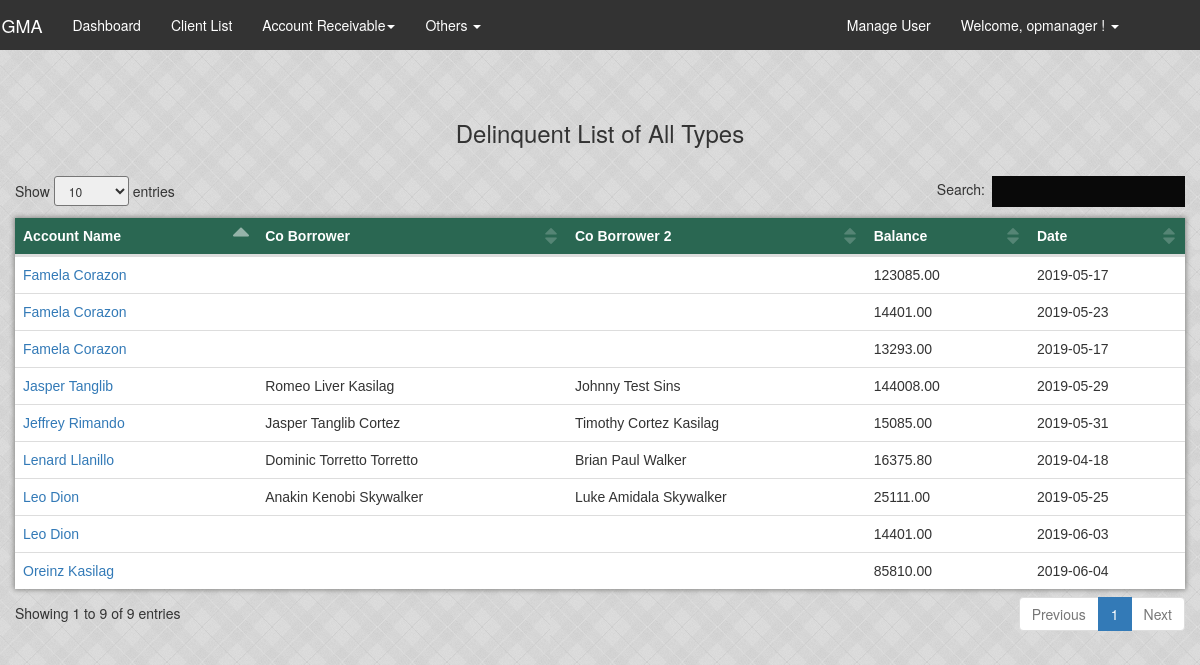
The page /html/ListOfDelinquents.php (signed in) on the database its author committed.
### tables this page shows
CREATE TABLE `loan` (
  `loan_id` int(11) NOT NULL AUTO_INCREMENT,
  `loan_balance` int(11) DEFAULT '0',
  `date_booked` date NOT NULL,
  `maturity_date` date NOT NULL,
  `client_id` int(11) NOT NULL,
  `bi_monthly` int(11) DEFAULT '0',
  `interest_rate` int(11) DEFAULT '0',
  `loan_class` varchar(45) NOT NULL,
  `original_amount` decimal(65,2) DEFAULT '0.00',
  `insurance` int(11) DEFAULT '0',
  `delinquent_status` enum('Active','Inactive','Legal') DEFAULT 'Active',
  `loan_type` enum('Salary','Business') NOT NULL,
  `loan_remarks` varchar(120) DEFAULT NULL,
  `loan_status` enum('Normal','Restructured','Remove') DEFAULT 'Normal',
  PRIMARY KEY (`loan_id`),
  KEY `fk_clientid_loan_idx` (`client_id`),
  CONSTRAINT `fk_clientid_loan` FOREIGN KEY (`client_id`) REFERENCES `client` (`client_id`) ON DELETE CASCADE ON UPDATE CASCADE
);

CREATE TABLE `co_borrower` (
  `co_borrower_id` int(11) NOT NULL AUTO_INCREMENT,
  `co_first_name` varchar(45) DEFAULT NULL,
  `co_middle_name` varchar(45) DEFAULT NULL,
  `co_last_name` varchar(45) DEFAULT NULL,
  `co_contact_no` varchar(45) DEFAULT NULL,
  `co_address` varchar(100) DEFAULT NULL,
  `co_business_address` varchar(100) DEFAULT NULL,
  `co_name_of_firm` varchar(60) DEFAULT NULL,
  `co_employment` enum('Employed','Own Business','') DEFAULT NULL,
  `co_position` varchar(45) DEFAULT NULL,
  PRIMARY KEY (`co_borrower_id`)
);

### html/ListOfDelinquents.php (the view, shortened to what this page needs)
<?php
  include 'navigation.php';
?>
 <!DOCTYPE html>
 <html>
      <head>
          <link rel="stylesheet" href="css/w3.css">
          <link rel="stylesheet" type="text/css" href="css/table.css">
          <link rel="stylesheet" type="text/css" href="css/custom.css">
          <link rel="stylesheet" type="text/css" href="css/modal.css">
          <link rel="stylesheet" type="text/css" href="css/style.css">
          <link rel="stylesheet" type="text/css" href="css/search.css">
          <link rel="stylesheet" type="text/css" href="css/notification.css">
          <link rel="stylesheet" type="text/css" href="css/bootstrap.min2.css">
          <link rel="stylesheet" type="text/css" href="css/navigation.css">
          <link rel="stylesheet" type="text/css" href="css/navigation2.css">
          <link rel="stylesheet" type="text/css" href="css/dashboard.css">
          <link rel="stylesheet" type="text/css" href="css/dataTables.bootstrap.min.css" />
      </head>
      <body>
        <nav id="myNavbar" class="navbar nav-color" role="navigation">
            <div class="container">
                <div class="navbar-header">
                    <a class="navbar-brand" href="dashboard.php">SIGMA</a>
                </div>
                <div class="collapse navbar-collapse" id="bs-example-navbar-collapse-1">
                    <?php
                        echo navigate_it()
                    ?>
                    <ul class="nav navbar-nav navbar-right">
                    <?php
                      echo navigate_right();
                      ?>
                    </ul>
                </div>
            </div>
        </nav>
           <div class="container pad-1">
                <h3 align="center">Delinquent List of All Types</h3>
                <br />
                     <table id="employee_data" class="table">
                        <thead class="text-white">
                            <tr>
                                <th class="my-bg text-white">Account Name</th>
                                <th class="my-bg text-white" >Co Borrower</th>
                                <th class="my-bg text-white" >Co Borrower 2</th>
                                <th class="my-bg text-white">Balance</th>
                                <th class="my-bg text-white" >Date</th>
                            </tr>
                        </thead>
                    <?php
                    include 'Include/connection.php';
                    $query = "SELECT * from client
                    inner join loan on client.client_id = loan.client_id
                    WHERE (maturity_date < (select curdate())
                    AND registered_status='Approved') group by loan.loan_id";
                    $result = mysqli_query($conn, $query);
                    while ($id = mysqli_fetch_assoc($result)) {
                      $loanID = $id['loan_id'];
                        $query1 = "SELECT loan.loan_id as loan, client.client_id
                        as client,concat(first_name,' ',last_name) as `account_name`,
                        maturity_date from loan
                        inner join client on client.client_id = loan.client_id
                        inner join payment on payment.loan_id = loan.loan_id
                        WHERE loan.loan_id = '$loanID' group by loan.loan_id ORDER BY account_name";
                      $result1 = mysqli_query($conn, $query1);
                      while($row = mysqli_fetch_assoc($result1))
                      {
                        $sqlForRemain = "SELECT (loan_balance+COALESCE(SUM(fines),0)+COALESCE(SUM(interest),0)-COALESCE((SUM(amount_paid)),0)) as rb FROM payment JOIN payment_info ON payment_info.payment_id = payment.payment_id JOIN loan ON payment.loan_id=loan.loan_id WHERE status='updated' && payment.loan_id=".$row['loan']."";
                          $rowRemain = mysqli_fetch_assoc(mysqli_query($conn,$sqlForRemain));
                          $remaining = $rowRemain['rb'];
                          if ($remaining > 0){
                              $account_name = htmlspecialchars($row["account_name"]);
                            echo '
                                  <tr>
                                  <td><a href="Profile.php?loan_id='.$row["loan"].'">'.$account_name.'</a></td>';
                                  $forCoBorrower = "SELECT co_borrower.co_borrower_id,concat(co_first_name,' ', co_middle_name,' ',co_last_name) as name from co_borrower
                                  join co_loan on co_borrower.co_borrower_id = co_loan.co_borrower_id
                                  where co_loan.loan_id ='".$row['loan']."'";
                                  $coBorrower = mysqli_query($conn, $forCoBorrower);
                                  $number_of_results = mysqli_num_rows($coBorrower);
                                  while($index = mysqli_fetch_array($coBorrower)){
                                      $co_name = htmlspecialchars($index['name']);
                                    if($number_of_results == 1){
                              echo '
                                    <td>'.$co_name.'</td>
                                    <td></td>';
                                  }else{
                                echo '
                                    <td>'.$co_name.'</td>';
                                  }
                            }
                            if (empty($number_of_results)) {
                            echo '<td></td>
                                  <td></td>';
                          }
                          echo '<td>'.$remaining.'</td>
                                    <td>'.$row["maturity_date"].'</td>
                             </tr>';
                        }
                      }
                    }
                            ?>
                     </table>
          </div>
      </body>
 </html>

### html/css/w3.css (style rules this page uses)
html { box-sizing:border-box }
*,*:before,*:after { box-sizing:inherit }
html { -ms-text-size-adjust:100%;-webkit-text-size-adjust:100% }
body { margin:0 }
article,aside,details,figcaption,figure,footer,header,main,menu,nav,section,summary { display:block }
a { background-color:transparent;-webkit-text-decoration-skip:objects }
html,body { font-family:Verdana,sans-serif;font-size:15px;line-height:1.5 }
html { overflow-x:hidden }
h3 { font-size:24px }
h1,h2,h3,h4,h5,h6 { font-family:"Segoe UI",Arial,sans-serif;font-weight:400;margin:10px 0 }
a { color:inherit }

### html/css/table.css (style rules this page uses)
table { font-family: arial, sans-serif; border-collapse: collapse; width: 100%; }
.table { background-color: white!important; box-shadow: 0px 0px 5px 1px #888886!important; }
td, th { text-align: left; padding: 8px; }

### html/css/custom.css (style rules this page uses)
body { background-image: url("../img/cement2.jpg") !important; }
.text-white { color: white!important; }
.my-bg { background-color:#2a6752; }
a { text-decoration: none; }
table.dataTable thead .sorting_asc:after { content: "\e155"; }

### html/css/navigation.css (style rules this page uses)
.navbar-brand { color: #ffffff; }
.nav-color { background-color: #333; }
.navbar { border-radius: none !important; }

### html/css/navigation2.css (style rules this page uses)
.navbar-header { margin-left:-4%!important; }
.navbar-right { margin-right:21px; }
.text-white { color:#fff; }
.navbar { border:none; border-radius: 0px; position: fixed; width: 100%; z-index: 3; }

### html/css/dashboard.css (style rules this page uses)
.pad-1 { padding: 10rem 0 10rem 0; }

### rows shown on the page
loan: account_name "Jeffrey Rimando", remaining "15085.00", maturity_date "2019-05-31"
co_borrower: co_name "Jasper Tanglib Cortez"
co_borrower: co_name "Timothy Cortez Kasilag"
loan: account_name "Jasper Tanglib", remaining "144008.00", maturity_date "2019-05-29"
co_borrower: co_name "Romeo Liver Kasilag"
co_borrower: co_name "Johnny Test Sins"
loan: account_name "Leo Dion", remaining "25111.00", maturity_date "2019-05-25"
co_borrower: co_name "Anakin Kenobi Skywalker"
co_borrower: co_name "Luke Amidala Skywalker"
loan: account_name "Famela Corazon", remaining "123085.00", maturity_date "2019-05-17"
loan: account_name "Famela Corazon", remaining "14401.00", maturity_date "2019-05-23"
loan: account_name "Famela Corazon", remaining "13293.00", maturity_date "2019-05-17"
loan: account_name "Lenard Llanillo", remaining "16375.80", maturity_date "2019-04-18"
co_borrower: co_name "Dominic Torretto Torretto"
co_borrower: co_name "Brian Paul Walker"
loan: account_name "Oreinz Kasilag", remaining "85810.00", maturity_date "2019-06-04"
loan: account_name "Leo Dion", remaining "14401.00", maturity_date "2019-06-03"

### other values the page prints
$username "opmanager"
